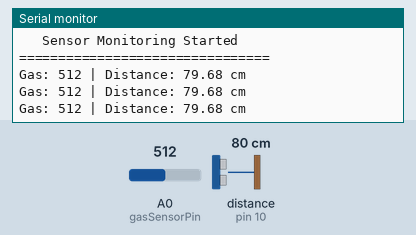
A sketch run on a simulated Arduino Uno, built with avr-gcc and run on an emulated ATmega328P. Parts: the last lines printed to the serial monitor. Wiring (inferred from the names in the program): ultrasonic range finder: trigger pin 9; echo pin 10. The test bench sets the inputs (shaded band); at power-on: distance to the obstacle (sensor on pin 10) 80 cm, A0 (gasSensorPin) = 512. The echo pulse lasts 58.3 µs per cm.

Above: at 1.2 s.
1.3 s: distance to the obstacle (sensor on pin 10) set to 2 cm
At 2.0 s:
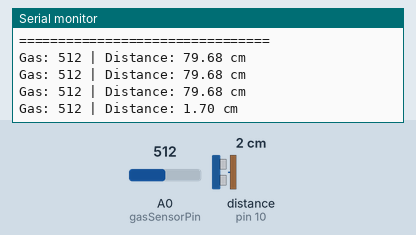
2.8 s: A0 (gasSensorPin) set to 716
At 3.5 s:
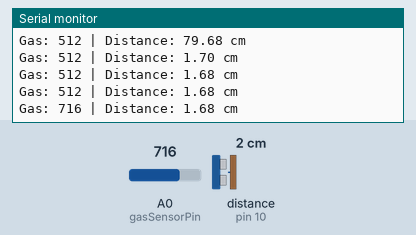
4.3 s: distance to the obstacle (sensor on pin 10) set to 4 cm
At 5.0 s:
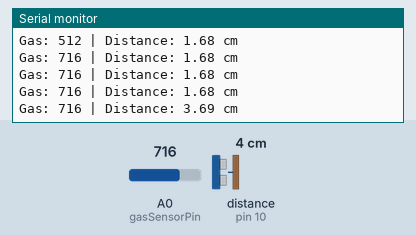
5.8 s: A0 (gasSensorPin) set to 900
At 6.5 s:
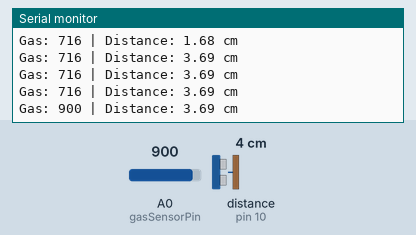
Timing chart, 0 to 8.3 s (numbered marks = the images above; inputs shaded):
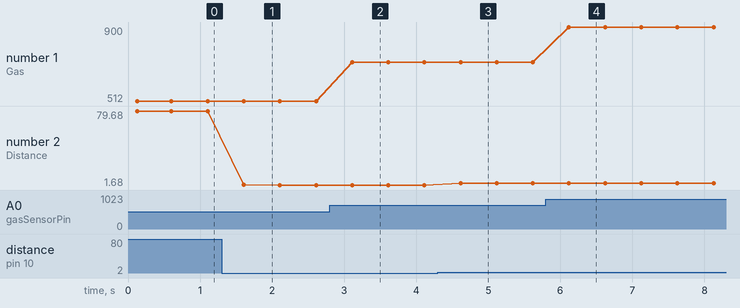

The sketch:

sketch_aug13a.ino
```cpp
// SentinelOne Industrial
// MQ-2 / MQ-135 + HC-SR04

// Gas sensor
const int gasSensorPin = A0;

// HC-SR04
const int trigPin = 9;
const int echoPin = 10;

void setup() {
  Serial.begin(9600);

  pinMode(trigPin, OUTPUT);
  pinMode(echoPin, INPUT);

  Serial.println("================================");
  Serial.println("   SENTINELONE INDUSTRIAL");
  Serial.println("   Sensor Monitoring Started");
  Serial.println("================================");
}

void loop() {

  // -------------------------
  // Read Gas Sensor
  // -------------------------
  int gasValue = analogRead(gasSensorPin);

  // -------------------------
  // Read HC-SR04
  // -------------------------
  digitalWrite(trigPin, LOW);
  delayMicroseconds(2);

  digitalWrite(trigPin, HIGH);
  delayMicroseconds(10);

  digitalWrite(trigPin, LOW);

  // Wait for echo with timeout
  long duration = pulseIn(echoPin, HIGH, 30000);

  float distance;

  if (duration == 0) {
    distance = -1;
  } else {
    distance = duration * 0.0343 / 2;
  }

  // -------------------------
  // Print values
  // -------------------------
  Serial.print("Gas: ");
  Serial.print(gasValue);

  Serial.print(" | Distance: ");

  if (distance < 0) {
    Serial.print("NO_ECHO");
  } else {
    Serial.print(distance);
    Serial.print(" cm");
  }

  Serial.println();

  delay(500);
}
```

Measured:
- after the input at 1.3 s, the serial monitor: prints a new line after 0.31 s (image 1)
- after the input at 2.8 s, the serial monitor: prints a new line after 0.31 s (image 2)
- after the input at 4.3 s, the serial monitor: prints a new line after 0.32 s (image 3)
- after the input at 5.8 s, the serial monitor: prints a new line after 0.32 s (image 4)
- plotted number 1: 512 → 716 after the input at 2.8 s, 716 → 900 after the input at 5.8 s
- plotted number 2: 79.68 → 1.68 after the input at 1.3 s, 1.68 → 3.69 after the input at 4.3 s
